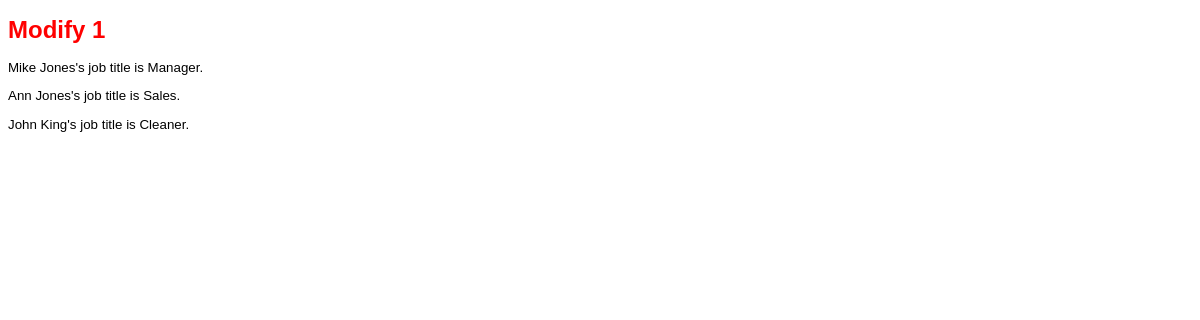
Page /asgn04-Robinson/asgn04-mysql-files/modify1.php on the committed database.
### tables this page shows
CREATE TABLE personnel (
  empID int NOT NULL,
  firstName varchar(64) NOT NULL,
  lastName varchar(64) NOT NULL,
  jobTitle varchar(64) NOT NULL,
  hourlyWage float NOT NULL,
  PRIMARY KEY (empID),
  UNIQUE KEY empID (empID)
 );

### asgn04-Robinson/asgn04-mysql-files/modify1.php (the view, shortened to what this page needs)
<!DOCTYPE html>
<html>
<head>
	<link rel ="stylesheet" type="text/css" href="sample.css">
</head>
<body>
	<h1>Modify 1 </h1>
<?php
$server = "localhost";
$user = "wbip";
$pw = "wbip123";
$db = "test";
$connect=mysqli_connect($server, $user, $pw, $db);
if( !$connect)
{
	die("ERROR: Cannot connect to database $db on server $server
	using user name $user (".mysqli_connect_errno().
	", ".mysqli_connect_error().")");
}
else
{
	$userQuery = "SELECT firstName, lastName, jobTitle FROM personnel WHERE lastName ='King' OR lastName='Jones'";
	$result = mysqli_query($connect, $userQuery);
	if (mysqli_num_rows($result) == 0)
	{
		print("No records found with query $userQuery");
	}
	else
	{
		 while ($row = mysqli_fetch_assoc($result))
		{
			print (	"<p>".$row['firstName']." ".$row['lastName']."'s job title is "
			.$row['jobTitle'].".</p>");
		}
	}
}
?>
</body>
</html>

### asgn04-Robinson/asgn04-mysql-files/sample.css (style rules this page uses)
body { background: white }
h1 { font-family: Arial, Helvetica, Sans-serif; font-size:18pt; color:red; font-weight:bold; }
p { font-family: Arial, Helvetica, Sans-serif; font-size:10pt; color:black; }

### rows in the picture
personnel: firstName "Mike", lastName "Jones", jobTitle "Manager"
personnel: firstName "Ann", lastName "Jones", jobTitle "Sales"
personnel: firstName "John", lastName "King", jobTitle "Cleaner"
